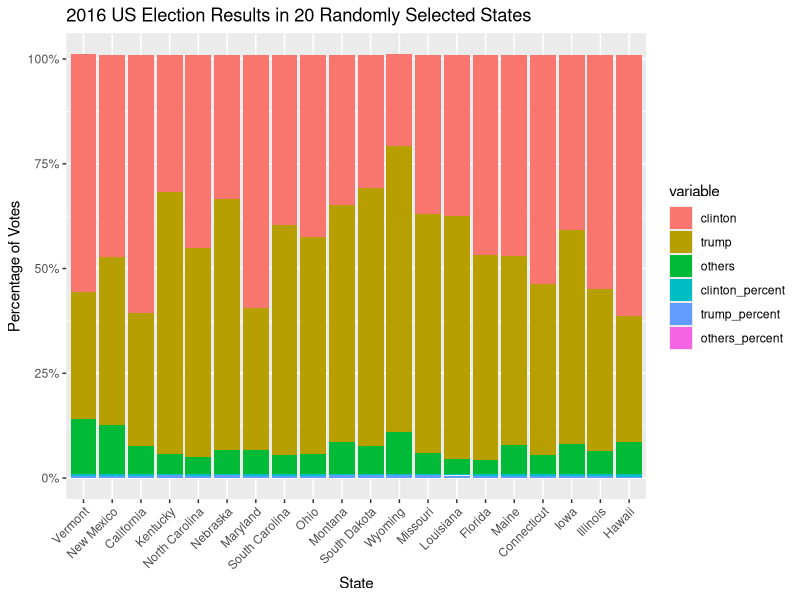
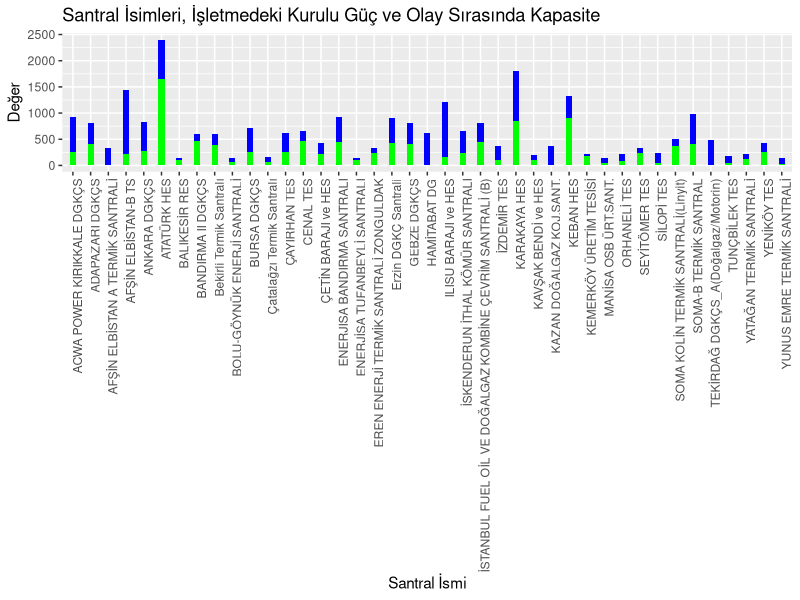

Source code (R) for these figures, in order:
## ---- chunk 1
library(dslabs)
library(ggplot2)

results_us_election_2016$clinton_percent <- results_us_election_2016$clinton / 100
results_us_election_2016$trump_percent <- results_us_election_2016$trump / 100
results_us_election_2016$others_percent <- results_us_election_2016$others / 100


set.seed(42)  # Set seed for reproducibility
random_states <- sample(results_us_election_2016$state, 20)

df <- results_us_election_2016[results_us_election_2016$state %in% random_states, ]

df_melted <- reshape2::melt(df, id.vars = c("state", "electoral_votes"))

ggplot(df_melted, aes(x = state, y = value, fill = variable)) +
  geom_bar(stat = "identity", position = "stack") +
  labs(title = "2016 US Election Results in 20 Randomly Selected States",
       x = "State",
       y = "Percentage of Votes") +
  scale_y_continuous(labels = scales::percent_format(scale = 1)) +
  theme(axis.text.x = element_text(angle = 45, hjust = 1)) +
  scale_x_discrete(limits = random_states)  # Set x-axis limits to the 20 random states
## ---- chunk 2
santral_isimleri <- c("ATATÜRK HES", "KARAKAYA HES", "AFŞİN ELBİSTAN-B TS", "KEBAN HES", "ILISU BARAJI ve HES", 
                   "SOMA-B TERMİK SANTRAL", "ENERJISA BANDIRMA SANTRALI", "ACWA POWER KIRIKKALE DGKÇS", 
                   "Erzin DGKÇ Santrali", "ANKARA DGKÇS", "ADAPAZARI DGKÇS", "İSTANBUL FUEL OİL VE DOĞALGAZ KOMBİNE ÇEVRİM SANTRALİ (B)", 
                   "GEBZE DGKÇS", "BURSA DGKÇS", "CENAL TES", "İSKENDERUN İTHAL KÖMÜR SANTRALI", "ÇAYIRHAN TES", "HAMİTABAT DG", 
                   "BANDIRMA II DGKÇS", "Bekirli Termik Santralı", "SOMA KOLİN TERMİK SANTRALİ(Linyit)", 
                   "TEKİRDAĞ DGKÇS_A(Doğalgaz/Motorin)", "ÇETİN BARAJI ve HES", "YENİKÖY TES", "KAZAN DOĞALGAZ KOJ.SANT.", 
                   "İZDEMİR TES", "AFŞİN ELBİSTAN A TERMİK SANTRALİ", "EREN ENERJİ TERMİK SANTRALİ ZONGULDAK", 
                   "SEYİTÖMER TES", "SİLOPİ TES", "KEMERKÖY ÜRETİM TESİSİ", "YATAĞAN TERMİK SANTRALİ", 
                   "ORHANELİ TES", "KAVŞAK BENDİ ve HES", "TUNÇBİLEK TES", "Çatalağzı Termik Santralı", 
                   "MANİSA OSB ÜRT.SANT.", "ENERJİSA TUFANBEYLİ SANTRALI", "YUNUS EMRE TERMİK SANTRALİ", 
                   "BALIKESİR RES", "BOLU-GÖYNÜK ENERJİ SANTRALİ")

kurulu_guc <- c(2405, 1800, 1440, 1330, 1208.6, 990, 930.8, 927.4, 904, 833.2, 818, 816, 815.5, 716, 660, 654, 620, 610, 607.2,600, 510, 478, 420.1, 420, 379, 370, 338.75, 335.3333333, 334.0909091, 243, 224.0275862, 210, 210, 191.28, 
184.7674419, 157.34, 150.08, 150, 145, 142.5, 135)

kapasite <- c(1650, 840, 216.7307692, 904.5, 162.8813559, 404.4444444, 442, 247.2142857, 430.5, 281.8636364, 418, 
                   453.3214286, 414.0625, 254.3333333, 465.6, 238.8888889, 250.2941176, 0, 465.5, 381.8965517, 365.1666667, 
                   0, 209.7, 261.5714286, 0, 99.2, 0, 244.2666667, 241.5681818, 48, 174.5862069, 128.9090909, 89.77142857, 
                   103, 46.41860465, 64.90697674, 37.17647059, 109, 27.72727273, 97.42857143, 62.02173913)


veri <- data.frame(SantralIsmi = santral_isimleri, KuruluGuc = kurulu_guc, Kapasite = kapasite)


library(ggplot2)
ggplot(veri, aes(x = SantralIsmi)) +
  geom_bar(aes(y = KuruluGuc), stat = "identity", fill = "blue", position = "dodge", width = 0.35) +
  geom_bar(aes(y = Kapasite), stat = "identity", fill = "green", position = "dodge", width = 0.35) +
  theme(axis.text.x = element_text(angle = 90, hjust = 1)) +
  labs(title = "Santral İsimleri, İşletmedeki Kurulu Güç ve Olay Sırasında Kapasite", x = "Santral İsmi", y = "Değer") +
  scale_fill_manual(values = c("blue", "green"), name = "Değer Tipi", labels = c("İşletmedeki Kurulu Güç", "Olay Sırasında Kapasite"))
